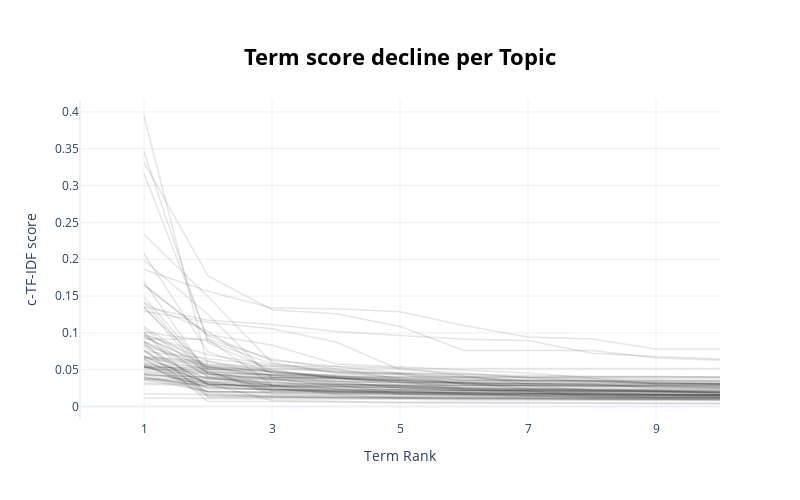

Write notebook code for a chart like this one.
### Markdown cell above
#### 4. (Bonus) By default, BERTopic extracts single keywords. Play with the model to extract bigrams or more. See if you can go deeper in your analysis.

### Code cell
topic_model.visualize_term_rank()

### Figure 1 — Plotly figure (JSON) as saved in the notebook; plotly's stock layout.template omitted (floating-point values rounded to 4 significant figures)
{"data": [{"hovertext": "<b>Topic -1</b>:the_to_and_of_is_user_for_maga_in_", "line": {"color": "black", "width": 1.5}, "mode": "lines+lines", "name": "", "opacity": 0.1, "type": "scatter", "x": [1, 2, 3, 4, 5, 6, 7, 8, 9, 10], "y": [0.01153, 0.01065, 0.01014, 0.01001, 0.009976, 0.00868, 0.008675, 0.008618, 0.008479, 0.008291]}, {"hovertext": "<b>Topic 0</b>:she_you_is_he_are_user_so_her_my_an", "line": {"color": "black", "width": 1.5}, "mode": "lines+lines", "name": "", "opacity": 0.1, "type": "scatter", "x": [1, 2, 3, 4, 5, 6, 7, 8, 9, 10], "y": [0.01737, 0.01619, 0.01558, 0.01446, 0.01264, 0.01199, 0.01015, 0.009845, 0.009782, 0.009358]}, {"hovertext": "<b>Topic 1</b>:gun_control_guns_laws_the_to_about_", "line": {"color": "black", "width": 1.5}, "mode": "lines+lines", "name": "", "opacity": 0.1, "type": "scatter", "x": [1, 2, 3, 4, 5, 6, 7, 8, 9, 10], "y": [0.05348, 0.0487, 0.01611, 0.01528, 0.01143, 0.01031, 0.01024, 0.009962, 0.009428, 0.009119]}, {"hovertext": "<b>Topic 2</b>:liberals_they_user_their_the_are_li", "line": {"color": "black", "width": 1.5}, "mode": "lines+lines", "name": "", "opacity": 0.1, "type": "scatter", "x": [1, 2, 3, 4, 5, 6, 7, 8, 9, 10], "y": [0.06391, 0.01587, 0.0127, 0.01189, 0.01181, 0.01101, 0.01094, 0.01048, 0.009968, 0.009391]}, {"hovertext": "<b>Topic 3</b>:antifa_user_they_your_to_you_of_the", "line": {"color": "black", "width": 1.5}, "mode": "lines+lines", "name": "", "opacity": 0.1, "type": "scatter", "x": [1, 2, 3, 4, 5, 6, 7, 8, 9, 10], "y": [0.08647, 0.01271, 0.01222, 0.01144, 0.01116, 0.01028, 0.009995, 0.009477, 0.009347, 0.009222]}, {"hovertext": "<b>Topic 4</b>:conservatives_they_the_and_are_cons", "line": {"color": "black", "width": 1.5}, "mode": "lines+lines", "name": "", "opacity": 0.1, "type": "scatter", "x": [1, 2, 3, 4, 5, 6, 7, 8, 9, 10], "y": [0.0592, 0.01328, 0.0125, 0.01223, 0.01168, 0.01139, 0.0113, 0.0107, 0.01064, 0.01031]}, {"hovertext": "<b>Topic 5</b>:kavanaugh_maga_judge_vote_to_ford_w", "line": {"color": "black", "width": 1.5}, "mode": "lines+lines", "name": "", "opacity": 0.1, "type": "scatter", "x": [1, 2, 3, 4, 5, 6, 7, 8, 9, 10], "y": [0.07658, 0.01857, 0.01396, 0.01172, 0.01153, 0.01135, 0.01115, 0.01096, 0.01076, 0.01073]}, {"hovertext": "<b>Topic 6</b>:brexit_uk_tories_eu_labour_the_tory", "line": {"color": "black", "width": 1.5}, "mode": "lines+lines", "name": "", "opacity": 0.1, "type": "scatter", "x": [1, 2, 3, 4, 5, 6, 7, 8, 9, 10], "y": [0.04011, 0.02619, 0.02306, 0.02251, 0.02171, 0.01778, 0.01692, 0.01664, 0.01258, 0.01214]}, {"hovertext": "<b>Topic 7</b>:user_treph_follow_gt_you_lt_followi", "line": {"color": "black", "width": 1.5}, "mode": "lines+lines", "name": "", "opacity": 0.1, "type": "scatter", "x": [1, 2, 3, 4, 5, 6, 7, 8, 9, 10], "y": [0.07707, 0.006936, 0.006684, 0.005448, 0.005147, 0.004864, 0.004066, 0.003988, 0.003821, 0.003376]}, {"hovertext": "<b>Topic 8</b>:canada_trudeau_liberals_ndp_canadia", "line": {"color": "black", "width": 1.5}, "mode": "lines+lines", "name": "", "opacity": 0.1, "type": "scatter", "x": [1, 2, 3, 4, 5, 6, 7, 8, 9, 10], "y": [0.04655, 0.04436, 0.02416, 0.0235, 0.02307, 0.02221, 0.02138, 0.01667, 0.01562, 0.01455]}, {"hovertext": "<b>Topic 9</b>:women_liberals_sexual_conservatives", "line": {"color": "black", "width": 1.5}, "mode": "lines+lines", "name": "", "opacity": 0.1, "type": "scatter", "x": [1, 2, 3, 4, 5, 6, 7, 8, 9, 10], "y": [0.04067, 0.01954, 0.01877, 0.01693, 0.01436, 0.01433, 0.01291, 0.01226, 0.01213, 0.01188]}, {"hovertext": "<b>Topic 10</b>:maga_qanon_they_whine_wwg1wga_on_u", "line": {"color": "black", "width": 1.5}, "mode": "lines+lines", "name": "", "opacity": 0.1, "type": "scatter", "x": [1, 2, 3, 4, 5, 6, 7, 8, 9, 10], "y": [0.1007, 0.01478, 0.01356, 0.01328, 0.01248, 0.01197, 0.01178, 0.01152, 0.01146, 0.01136]}, {"hovertext": "<b>Topic 11</b>:president_trump_he_donald_is_moore", "line": {"color": "black", "width": 1.5}, "mode": "lines+lines", "name": "", "opacity": 0.1, "type": "scatter", "x": [1, 2, 3, 4, 5, 6, 7, 8, 9, 10], "y": [0.05128, 0.04569, 0.02787, 0.02314, 0.01657, 0.01389, 0.01278, 0.01186, 0.01138, 0.01109]}, {"hovertext": "<b>Topic 12</b>:racist_black_white_race_people_col", "line": {"color": "black", "width": 1.5}, "mode": "lines+lines", "name": "", "opacity": 0.1, "type": "scatter", "x": [1, 2, 3, 4, 5, 6, 7, 8, 9, 10], "y": [0.04389, 0.03972, 0.0369, 0.0298, 0.01748, 0.01642, 0.01398, 0.01356, 0.01202, 0.01169]}, {"hovertext": "<b>Topic 13</b>:nfl_football_he_game_the_players_y", "line": {"color": "black", "width": 1.5}, "mode": "lines+lines", "name": "", "opacity": 0.1, "type": "scatter", "x": [1, 2, 3, 4, 5, 6, 7, 8, 9, 10], "y": [0.08143, 0.03046, 0.02514, 0.0169, 0.01676, 0.01661, 0.01436, 0.01386, 0.01326, 0.01262]}, {"hovertext": "<b>Topic 14</b>:lying_she_liar_her_lie_is_lies_pai", "line": {"color": "black", "width": 1.5}, "mode": "lines+lines", "name": "", "opacity": 0.1, "type": "scatter", "x": [1, 2, 3, 4, 5, 6, 7, 8, 9, 10], "y": [0.04243, 0.03993, 0.0282, 0.02039, 0.01955, 0.01943, 0.01506, 0.01185, 0.01171, 0.01142]}, {"hovertext": "<b>Topic 15</b>:god_religion_hero_user_christian_h", "line": {"color": "black", "width": 1.5}, "mode": "lines+lines", "name": "", "opacity": 0.1, "type": "scatter", "x": [1, 2, 3, 4, 5, 6, 7, 8, 9, 10], "y": [0.06394, 0.0237, 0.02297, 0.0213, 0.02072, 0.01672, 0.01606, 0.01583, 0.01582, 0.01493]}, {"hovertext": "<b>Topic 16</b>:antifa_violence_far_left_democrats", "line": {"color": "black", "width": 1.5}, "mode": "lines+lines", "name": "", "opacity": 0.1, "type": "scatter", "x": [1, 2, 3, 4, 5, 6, 7, 8, 9, 10], "y": [0.05437, 0.02523, 0.02261, 0.01978, 0.01915, 0.01709, 0.01643, 0.01633, 0.01534, 0.01424]}, {"hovertext": "<b>Topic 17</b>:nazis_antifa_fascist_fascism_anti_", "line": {"color": "black", "width": 1.5}, "mode": "lines+lines", "name": "", "opacity": 0.1, "type": "scatter", "x": [1, 2, 3, 4, 5, 6, 7, 8, 9, 10], "y": [0.05279, 0.04441, 0.0369, 0.03085, 0.02822, 0.02492, 0.02104, 0.01339, 0.01334, 0.01322]}, {"hovertext": "<b>Topic 18</b>:holder_prison_jail_eric_should_be_", "line": {"color": "black", "width": 1.5}, "mode": "lines+lines", "name": "", "opacity": 0.1, "type": "scatter", "x": [1, 2, 3, 4, 5, 6, 7, 8, 9, 10], "y": [0.05795, 0.05408, 0.04204, 0.03239, 0.0258, 0.02316, 0.01829, 0.01708, 0.01638, 0.01565]}, {"hovertext": "<b>Topic 19</b>:bitch_bitches_bad_me_popped_bitchi", "line": {"color": "black", "width": 1.5}, "mode": "lines+lines", "name": "", "opacity": 0.1, "type": "scatter", "x": [1, 2, 3, 4, 5, 6, 7, 8, 9, 10], "y": [0.3164, 0.09147, 0.02896, 0.02717, 0.02573, 0.02573, 0.02385, 0.02277, 0.02247, 0.02211]}, {"hovertext": "<b>Topic 20</b>:patriots_user_maga_following_follo", "line": {"color": "black", "width": 1.5}, "mode": "lines+lines", "name": "", "opacity": 0.1, "type": "scatter", "x": [1, 2, 3, 4, 5, 6, 7, 8, 9, 10], "y": [0.0658, 0.05551, 0.04704, 0.03813, 0.03526, 0.03263, 0.02355, 0.01963, 0.01848, 0.01753]}, {"hovertext": "<b>Topic 21</b>:obama_he_president_trump_was_bitte", "line": {"color": "black", "width": 1.5}, "mode": "lines+lines", "name": "", "opacity": 0.1, "type": "scatter", "x": [1, 2, 3, 4, 5, 6, 7, 8, 9, 10], "y": [0.08426, 0.02889, 0.02577, 0.01762, 0.01623, 0.01606, 0.01549, 0.0147, 0.01381, 0.01373]}, {"hovertext": "<b>Topic 22</b>:user_antifa_disabled_fight_dresses", "line": {"color": "black", "width": 1.5}, "mode": "lines+lines", "name": "", "opacity": 0.1, "type": "scatter", "x": [1, 2, 3, 4, 5, 6, 7, 8, 9, 10], "y": [0.06793, 0.03083, 0.008286, 0.007082, 0.005828, 0.005663, 0.005431, 0.005298, 0.005039, 0.0049]}, {"hovertext": "<b>Topic 23</b>:pope_catholic_church_satan_francis", "line": {"color": "black", "width": 1.5}, "mode": "lines+lines", "name": "", "opacity": 0.1, "type": "scatter", "x": [1, 2, 3, 4, 5, 6, 7, 8, 9, 10], "y": [0.1424, 0.04381, 0.04321, 0.04093, 0.03564, 0.02543, 0.02395, 0.02308, 0.02212, 0.01798]}, {"hovertext": "<b>Topic 24</b>:nigga_niggas_nigger_ehen_dey_ass_s", "line": {"color": "black", "width": 1.5}, "mode": "lines+lines", "name": "", "opacity": 0.1, "type": "scatter", "x": [1, 2, 3, 4, 5, 6, 7, 8, 9, 10], "y": [0.1987, 0.125, 0.03839, 0.02708, 0.02559, 0.02213, 0.02173, 0.02026, 0.02021, 0.01883]}, {"hovertext": "<b>Topic 25</b>:serena_tennis_her_she_williams_was", "line": {"color": "black", "width": 1.5}, "mode": "lines+lines", "name": "", "opacity": 0.1, "type": "scatter", "x": [1, 2, 3, 4, 5, 6, 7, 8, 9, 10], "y": [0.08862, 0.05094, 0.03684, 0.03403, 0.0339, 0.0227, 0.02233, 0.02103, 0.02029, 0.01961]}, {"hovertext": "<b>Topic 26</b>:housing_affordable_associations_so", "line": {"color": "black", "width": 1.5}, "mode": "lines+lines", "name": "", "opacity": 0.1, "type": "scatter", "x": [1, 2, 3, 4, 5, 6, 7, 8, 9, 10], "y": [0.09715, 0.03969, 0.03933, 0.03381, 0.03212, 0.03115, 0.03059, 0.02913, 0.02854, 0.02809]}, {"hovertext": "<b>Topic 27</b>:maga_trump_trump2020_wwg1wga_monda", "line": {"color": "black", "width": 1.5}, "mode": "lines+lines", "name": "", "opacity": 0.1, "type": "scatter", "x": [1, 2, 3, 4, 5, 6, 7, 8, 9, 10], "y": [0.09527, 0.05361, 0.03969, 0.03842, 0.03552, 0.03213, 0.0312, 0.02992, 0.02586, 0.02527]}, {"hovertext": "<b>Topic 28</b>:he_his_him_catcher_sox_option_seas", "line": {"color": "black", "width": 1.5}, "mode": "lines+lines", "name": "", "opacity": 0.1, "type": "scatter", "x": [1, 2, 3, 4, 5, 6, 7, 8, 9, 10], "y": [0.03669, 0.02032, 0.01981, 0.01939, 0.01939, 0.01922, 0.01865, 0.01843, 0.01668, 0.01604]}, {"hovertext": "<b>Topic 29</b>:soros_antifa_terrorist_george_grou", "line": {"color": "black", "width": 1.5}, "mode": "lines+lines", "name": "", "opacity": 0.1, "type": "scatter", "x": [1, 2, 3, 4, 5, 6, 7, 8, 9, 10], "y": [0.1482, 0.04811, 0.02063, 0.01977, 0.01656, 0.01622, 0.01622, 0.01568, 0.01495, 0.01477]}, {"hovertext": "<b>Topic 30</b>:court_guilty_proven_innocent_judge", "line": {"color": "black", "width": 1.5}, "mode": "lines+lines", "name": "", "opacity": 0.1, "type": "scatter", "x": [1, 2, 3, 4, 5, 6, 7, 8, 9, 10], "y": [0.03525, 0.03238, 0.02999, 0.02939, 0.02746, 0.02472, 0.02341, 0.02163, 0.02003, 0.01879]}, {"hovertext": "<b>Topic 31</b>:liberals_zero_how_minute_lie_and_u", "line": {"color": "black", "width": 1.5}, "mode": "lines+lines", "name": "", "opacity": 0.1, "type": "scatter", "x": [1, 2, 3, 4, 5, 6, 7, 8, 9, 10], "y": [0.04393, 0.02082, 0.01802, 0.01778, 0.0168, 0.01557, 0.01448, 0.01436, 0.01417, 0.01357]}, {"hovertext": "<b>Topic 32</b>:kkk_beating_antifa_hoods_strangers", "line": {"color": "black", "width": 1.5}, "mode": "lines+lines", "name": "", "opacity": 0.1, "type": "scatter", "x": [1, 2, 3, 4, 5, 6, 7, 8, 9, 10], "y": [0.07433, 0.03746, 0.03699, 0.03664, 0.03611, 0.03326, 0.03089, 0.03004, 0.0252, 0.02518]}, {"hovertext": "<b>Topic 33</b>:kag_maga_qanon_wwg1wga_krav_qarmy_", "line": {"color": "black", "width": 1.5}, "mode": "lines+lines", "name": "", "opacity": 0.1, "type": "scatter", "x": [1, 2, 3, 4, 5, 6, 7, 8, 9, 10], "y": [0.1292, 0.1143, 0.1056, 0.08756, 0.05001, 0.04546, 0.0393, 0.03807, 0.03091, 0.03031]}, {"hovertext": "<b>Topic 34</b>:abortion_babies_metoo_women_aborti", "line": {"color": "black", "width": 1.5}, "mode": "lines+lines", "name": "", "opacity": 0.1, "type": "scatter", "x": [1, 2, 3, 4, 5, 6, 7, 8, 9, 10], "y": [0.06847, 0.03028, 0.02723, 0.02691, 0.02567, 0.02166, 0.01976, 0.01826, 0.01739, 0.01631]}, {"hovertext": "<b>Topic 35</b>:mueller_trump_ashwariya_vote_hire_", "line": {"color": "black", "width": 1.5}, "mode": "lines+lines", "name": "", "opacity": 0.1, "type": "scatter", "x": [1, 2, 3, 4, 5, 6, 7, 8, 9, 10], "y": [0.05383, 0.03441, 0.0228, 0.02023, 0.02003, 0.01893, 0.01797, 0.01792, 0.01608, 0.01608]}, {"hovertext": "<b>Topic 36</b>:antifa_violence_war_afd_groups_con", "line": {"color": "black", "width": 1.5}, "mode": "lines+lines", "name": "", "opacity": 0.1, "type": "scatter", "x": [1, 2, 3, 4, 5, 6, 7, 8, 9, 10], "y": [0.0609, 0.0327, 0.02256, 0.0212, 0.01961, 0.01921, 0.01856, 0.0163, 0.01561, 0.01512]}, {"hovertext": "<b>Topic 37</b>:puerto_rico_rican_hurricane_died_m", "line": {"color": "black", "width": 1.5}, "mode": "lines+lines", "name": "", "opacity": 0.1, "type": "scatter", "x": [1, 2, 3, 4, 5, 6, 7, 8, 9, 10], "y": [0.14, 0.1022, 0.04415, 0.03983, 0.03862, 0.0307, 0.02619, 0.02286, 0.02153, 0.02028]}, {"hovertext": "<b>Topic 38</b>:cnn_network_trusted_democrat_liber", "line": {"color": "black", "width": 1.5}, "mode": "lines+lines", "name": "", "opacity": 0.1, "type": "scatter", "x": [1, 2, 3, 4, 5, 6, 7, 8, 9, 10], "y": [0.04968, 0.0267, 0.02311, 0.02163, 0.02161, 0.02145, 0.02145, 0.02138, 0.02027, 0.01649]}, {"hovertext": "<b>Topic 39</b>:emmys_republican_india_unfunny_war", "line": {"color": "black", "width": 1.5}, "mode": "lines+lines", "name": "", "opacity": 0.1, "type": "scatter", "x": [1, 2, 3, 4, 5, 6, 7, 8, 9, 10], "y": [0.04541, 0.03044, 0.02781, 0.01936, 0.01936, 0.0183, 0.01788, 0.01474, 0.01467, 0.01427]}, {"hovertext": "<b>Topic 40</b>:maga_trump_babes_2020_give_take_1p", "line": {"color": "black", "width": 1.5}, "mode": "lines+lines", "name": "", "opacity": 0.1, "type": "scatter", "x": [1, 2, 3, 4, 5, 6, 7, 8, 9, 10], "y": [0.2074, 0.07403, 0.04573, 0.04069, 0.0405, 0.0405, 0.0405, 0.0405, 0.0405, 0.0405]}, {"hovertext": "<b>Topic 41</b>:antifa_domestic_terrorist_terroris", "line": {"color": "black", "width": 1.5}, "mode": "lines+lines", "name": "", "opacity": 0.1, "type": "scatter", "x": [1, 2, 3, 4, 5, 6, 7, 8, 9, 10], "y": [0.05314, 0.05262, 0.05084, 0.04792, 0.04391, 0.02997, 0.02818, 0.02206, 0.02084, 0.01998]}, {"hovertext": "<b>Topic 42</b>:texas_conservatives_democrats_yes_", "line": {"color": "black", "width": 1.5}, "mode": "lines+lines", "name": "", "opacity": 0.1, "type": "scatter", "x": [1, 2, 3, 4, 5, 6, 7, 8, 9, 10], "y": [0.05503, 0.03769, 0.03425, 0.02383, 0.0235, 0.02268, 0.02174, 0.02015, 0.01995, 0.01949]}, {"hovertext": "<b>Topic 43</b>:she_home_police_her_inciting_accou", "line": {"color": "black", "width": 1.5}, "mode": "lines+lines", "name": "", "opacity": 0.1, "type": "scatter", "x": [1, 2, 3, 4, 5, 6, 7, 8, 9, 10], "y": [0.03871, 0.02812, 0.02154, 0.02011, 0.0197, 0.01757, 0.01703, 0.0165, 0.0165, 0.01595]}, {"hovertext": "<b>Topic 44</b>:her_she_woman_threats_said_council", "line": {"color": "black", "width": 1.5}, "mode": "lines+lines", "name": "", "opacity": 0.1, "type": "scatter", "x": [1, 2, 3, 4, 5, 6, 7, 8, 9, 10], "y": [0.02997, 0.02884, 0.02857, 0.02458, 0.01821, 0.01782, 0.01709, 0.0167, 0.01633, 0.01622]}, {"hovertext": "<b>Topic 45</b>:kerry_tommy_rat_woodward_sources_n", "line": {"color": "black", "width": 1.5}, "mode": "lines+lines", "name": "", "opacity": 0.1, "type": "scatter", "x": [1, 2, 3, 4, 5, 6, 7, 8, 9, 10], "y": [0.05681, 0.02047, 0.01979, 0.01835, 0.01799, 0.01755, 0.01739, 0.01711, 0.01664, 0.01643]}, {"hovertext": "<b>Topic 46</b>:superman_batman_films_pic_steel_da", "line": {"color": "black", "width": 1.5}, "mode": "lines+lines", "name": "", "opacity": 0.1, "type": "scatter", "x": [1, 2, 3, 4, 5, 6, 7, 8, 9, 10], "y": [0.1056, 0.04525, 0.0354, 0.03373, 0.03188, 0.02836, 0.02497, 0.02497, 0.0236, 0.0236]}, {"hovertext": "<b>Topic 47</b>:maga_thank_president_usa_rbg_bless", "line": {"color": "black", "width": 1.5}, "mode": "lines+lines", "name": "", "opacity": 0.1, "type": "scatter", "x": [1, 2, 3, 4, 5, 6, 7, 8, 9, 10], "y": [0.09681, 0.0704, 0.05666, 0.04699, 0.04398, 0.04095, 0.03054, 0.02894, 0.02871, 0.02602]}, {"hovertext": "<b>Topic 48</b>:jesus_arguing_rule_democrats_conse", "line": {"color": "black", "width": 1.5}, "mode": "lines+lines", "name": "", "opacity": 0.1, "type": "scatter", "x": [1, 2, 3, 4, 5, 6, 7, 8, 9, 10], "y": [0.04384, 0.03444, 0.03288, 0.02947, 0.02767, 0.02432, 0.02373, 0.02346, 0.0232, 0.0232]}, {"hovertext": "<b>Topic 49</b>:ernie_bert_gay_minds_snuffy_bluewa", "line": {"color": "black", "width": 1.5}, "mode": "lines+lines", "name": "", "opacity": 0.1, "type": "scatter", "x": [1, 2, 3, 4, 5, 6, 7, 8, 9, 10], "y": [0.03769, 0.03769, 0.02919, 0.02367, 0.0227, 0.02145, 0.02145, 0.02139, 0.02057, 0.02025]}, {"hovertext": "<b>Topic 50</b>:bono_u2_asshole_his_tax_dublin_inc", "line": {"color": "black", "width": 1.5}, "mode": "lines+lines", "name": "", "opacity": 0.1, "type": "scatter", "x": [1, 2, 3, 4, 5, 6, 7, 8, 9, 10], "y": [0.3945, 0.05417, 0.04221, 0.03931, 0.03271, 0.03136, 0.03136, 0.03136, 0.03136, 0.03136]}, {"hovertext": "<b>Topic 51</b>:iran_kerry_his_he_transparent_feel", "line": {"color": "black", "width": 1.5}, "mode": "lines+lines", "name": "", "opacity": 0.1, "type": "scatter", "x": [1, 2, 3, 4, 5, 6, 7, 8, 9, 10], "y": [0.06633, 0.05039, 0.02886, 0.0275, 0.02279, 0.02095, 0.0204, 0.01913, 0.01895, 0.01892]}, {"hovertext": "<b>Topic 52</b>:birthday_happy_현재_ka_landon_hope_d", "line": {"color": "black", "width": 1.5}, "mode": "lines+lines", "name": "", "opacity": 0.1, "type": "scatter", "x": [1, 2, 3, 4, 5, 6, 7, 8, 9, 10], "y": [0.234, 0.1491, 0.05955, 0.04533, 0.04533, 0.04371, 0.03924, 0.0374, 0.03473, 0.03373]}, {"hovertext": "<b>Topic 53</b>:levi_levistrauss_jeans_takes_sanfr", "line": {"color": "black", "width": 1.5}, "mode": "lines+lines", "name": "", "opacity": 0.1, "type": "scatter", "x": [1, 2, 3, 4, 5, 6, 7, 8, 9, 10], "y": [0.1645, 0.09745, 0.08356, 0.05777, 0.0541, 0.04912, 0.04548, 0.03866, 0.03817, 0.03751]}, {"hovertext": "<b>Topic 54</b>:nra_unethical_research_calls_blame", "line": {"color": "black", "width": 1.5}, "mode": "lines+lines", "name": "", "opacity": 0.1, "type": "scatter", "x": [1, 2, 3, 4, 5, 6, 7, 8, 9, 10], "y": [0.186, 0.1566, 0.1337, 0.1328, 0.1286, 0.11, 0.09431, 0.09165, 0.07806, 0.07806]}, {"hovertext": "<b>Topic 55</b>:antifa_shirts_changed_protests_and", "line": {"color": "black", "width": 1.5}, "mode": "lines+lines", "name": "", "opacity": 0.1, "type": "scatter", "x": [1, 2, 3, 4, 5, 6, 7, 8, 9, 10], "y": [0.05639, 0.04717, 0.04326, 0.03538, 0.025, 0.02367, 0.0225, 0.02226, 0.02168, 0.02108]}, {"hovertext": "<b>Topic 56</b>:loan_conservatives_student_roseann", "line": {"color": "black", "width": 1.5}, "mode": "lines+lines", "name": "", "opacity": 0.1, "type": "scatter", "x": [1, 2, 3, 4, 5, 6, 7, 8, 9, 10], "y": [0.03739, 0.03373, 0.02995, 0.02929, 0.02929, 0.02929, 0.02916, 0.02768, 0.02768, 0.02768]}, {"hovertext": "<b>Topic 57</b>:blocked_me_scraping_blocklists_inc", "line": {"color": "black", "width": 1.5}, "mode": "lines+lines", "name": "", "opacity": 0.1, "type": "scatter", "x": [1, 2, 3, 4, 5, 6, 7, 8, 9, 10], "y": [0.1693, 0.04328, 0.03857, 0.03857, 0.03857, 0.03857, 0.03494, 0.03378, 0.03282, 0.03132]}, {"hovertext": "<b>Topic 58</b>:resign_malam_hell_immediately_govt", "line": {"color": "black", "width": 1.5}, "mode": "lines+lines", "name": "", "opacity": 0.1, "type": "scatter", "x": [1, 2, 3, 4, 5, 6, 7, 8, 9, 10], "y": [0.1357, 0.03982, 0.03142, 0.03113, 0.02895, 0.02453, 0.02261, 0.02178, 0.02178, 0.02178]}, {"hovertext": "<b>Topic 59</b>:maga_plants_keepamericagreat_ameri", "line": {"color": "black", "width": 1.5}, "mode": "lines+lines", "name": "", "opacity": 0.1, "type": "scatter", "x": [1, 2, 3, 4, 5, 6, 7, 8, 9, 10], "y": [0.06442, 0.03787, 0.03223, 0.03015, 0.02933, 0.02912, 0.02868, 0.02721, 0.02703, 0.02493]}, {"hovertext": "<b>Topic 60</b>:list_account_names_twitter_lists_p", "line": {"color": "black", "width": 1.5}, "mode": "lines+lines", "name": "", "opacity": 0.1, "type": "scatter", "x": [1, 2, 3, 4, 5, 6, 7, 8, 9, 10], "y": [0.135, 0.1171, 0.1113, 0.1019, 0.0965, 0.09134, 0.08953, 0.07221, 0.06804, 0.06463]}, {"hovertext": "<b>Topic 61</b>:news_fake_journalistic_journalists", "line": {"color": "black", "width": 1.5}, "mode": "lines+lines", "name": "", "opacity": 0.1, "type": "scatter", "x": [1, 2, 3, 4, 5, 6, 7, 8, 9, 10], "y": [0.1012, 0.08897, 0.05803, 0.04926, 0.04499, 0.03504, 0.03504, 0.03504, 0.03504, 0.03504]}, {"hovertext": "<b>Topic 62</b>:nike_kaepernick_boycottnike_buying", "line": {"color": "black", "width": 1.5}, "mode": "lines+lines", "name": "", "opacity": 0.1, "type": "scatter", "x": [1, 2, 3, 4, 5, 6, 7, 8, 9, 10], "y": [0.3457, 0.08656, 0.04925, 0.03819, 0.0342, 0.03332, 0.03204, 0.03165, 0.03102, 0.02974]}, {"hovertext": "<b>Topic 63</b>:liberals_cillizza_insist_millionai", "line": {"color": "black", "width": 1.5}, "mode": "lines+lines", "name": "", "opacity": 0.1, "type": "scatter", "x": [1, 2, 3, 4, 5, 6, 7, 8, 9, 10], "y": [0.03145, 0.03121, 0.02656, 0.02656, 0.0257, 0.024, 0.02083, 0.02005, 0.01913, 0.0189]}, {"hovertext": "<b>Topic 64</b>:carrey_dubakoor_actor_powerful_wom", "line": {"color": "black", "width": 1.5}, "mode": "lines+lines", "name": "", "opacity": 0.1, "type": "scatter", "x": [1, 2, 3, 4, 5, 6, 7, 8, 9, 10], "y": [0.1084, 0.05224, 0.04017, 0.03847, 0.03252, 0.03185, 0.02858, 0.02858, 0.02858, 0.02858]}, {"hovertext": "<b>Topic 65</b>:book_read_books_loves_con_story_se", "line": {"color": "black", "width": 1.5}, "mode": "lines+lines", "name": "", "opacity": 0.1, "type": "scatter", "x": [1, 2, 3, 4, 5, 6, 7, 8, 9, 10], "y": [0.06774, 0.05783, 0.05444, 0.04654, 0.03871, 0.03851, 0.03629, 0.0352, 0.03245, 0.0307]}, {"hovertext": "<b>Topic 66</b>:crook_weed_he_victim_home_had_murd", "line": {"color": "black", "width": 1.5}, "mode": "lines+lines", "name": "", "opacity": 0.1, "type": "scatter", "x": [1, 2, 3, 4, 5, 6, 7, 8, 9, 10], "y": [0.09896, 0.06167, 0.04701, 0.04176, 0.03698, 0.03567, 0.03519, 0.03489, 0.03079, 0.03012]}, {"hovertext": "<b>Topic 67</b>:guilty_innocent_rape_jury_swapping", "line": {"color": "black", "width": 1.5}, "mode": "lines+lines", "name": "", "opacity": 0.1, "type": "scatter", "x": [1, 2, 3, 4, 5, 6, 7, 8, 9, 10], "y": [0.07502, 0.06486, 0.05506, 0.0543, 0.04547, 0.04331, 0.04178, 0.0412, 0.0412, 0.03982]}, {"hovertext": "<b>Topic 68</b>:beto_cruz_willie_texas_ted_rourke_", "line": {"color": "black", "width": 1.5}, "mode": "lines+lines", "name": "", "opacity": 0.1, "type": "scatter", "x": [1, 2, 3, 4, 5, 6, 7, 8, 9, 10], "y": [0.1656, 0.09629, 0.06243, 0.0545, 0.05249, 0.04162, 0.03338, 0.03304, 0.03239, 0.03103]}, {"hovertext": "<b>Topic 69</b>:russian_russia_stalin_collusion_sa", "line": {"color": "black", "width": 1.5}, "mode": "lines+lines", "name": "", "opacity": 0.1, "type": "scatter", "x": [1, 2, 3, 4, 5, 6, 7, 8, 9, 10], "y": [0.05485, 0.05098, 0.0492, 0.03886, 0.02848, 0.02848, 0.02848, 0.02848, 0.02848, 0.02848]}, {"hovertext": "<b>Topic 70</b>:mosotho_character_umuntu_unculture", "line": {"color": "black", "width": 1.5}, "mode": "lines+lines", "name": "", "opacity": 0.1, "type": "scatter", "x": [1, 2, 3, 4, 5, 6, 7, 8, 9, 10], "y": [0.09444, 0.05588, 0.05166, 0.05166, 0.05166, 0.05166, 0.05166, 0.05166, 0.05166, 0.05166]}, {"hovertext": "<b>Topic 71</b>:flake_snow_buh_melting_snowflake_i", "line": {"color": "black", "width": 1.5}, "mode": "lines+lines", "name": "", "opacity": 0.1, "type": "scatter", "x": [1, 2, 3, 4, 5, 6, 7, 8, 9, 10], "y": [0.3316, 0.1774, 0.1313, 0.1259, 0.1087, 0.07603, 0.07603, 0.07603, 0.06575, 0.06296]}, {"hovertext": "<b>Topic 72</b>:maga_swamp_ellison_these_jail_evid", "line": {"color": "black", "width": 1.5}, "mode": "lines+lines", "name": "", "opacity": 0.1, "type": "scatter", "x": [1, 2, 3, 4, 5, 6, 7, 8, 9, 10], "y": [0.06757, 0.06111, 0.04184, 0.04081, 0.03574, 0.03502, 0.03485, 0.03358, 0.03358, 0.03358]}, {"hovertext": "<b>Topic 73</b>:feinstein_dianne_she_liar_sen_desp", "line": {"color": "black", "width": 1.5}, "mode": "lines+lines", "name": "", "opacity": 0.1, "type": "scatter", "x": [1, 2, 3, 4, 5, 6, 7, 8, 9, 10], "y": [0.0874, 0.04189, 0.03928, 0.03864, 0.03478, 0.03123, 0.028, 0.02685, 0.02617, 0.02617]}, {"hovertext": "<b>Topic 74</b>:maga_definitely_pussygrabbing_evey", "line": {"color": "black", "width": 1.5}, "mode": "lines+lines", "name": "", "opacity": 0.1, "type": "scatter", "x": [1, 2, 3, 4, 5, 6, 7, 8, 9, 10], "y": [0.08765, 0.04636, 0.04356, 0.04356, 0.04356, 0.04015, 0.03982, 0.03982, 0.03982, 0.03982]}, {"hovertext": "<b>Topic 75</b>:she_could_vaporizes_demoncrats_tw3", "line": {"color": "black", "width": 1.5}, "mode": "lines+lines", "name": "", "opacity": 0.1, "type": "scatter", "x": [1, 2, 3, 4, 5, 6, 7, 8, 9, 10], "y": [0.05401, 0.03011, 0.02798, 0.02798, 0.02798, 0.02798, 0.02798, 0.02798, 0.02798, 0.02798]}, {"hovertext": "<b>Topic 76</b>:israel_antisemitism_israeli_intern", "line": {"color": "black", "width": 1.5}, "mode": "lines+lines", "name": "", "opacity": 0.1, "type": "scatter", "x": [1, 2, 3, 4, 5, 6, 7, 8, 9, 10], "y": [0.09177, 0.0916, 0.06462, 0.05144, 0.03742, 0.03634, 0.03535, 0.03535, 0.03535, 0.03535]}, {"hovertext": "<b>Topic 77</b>:traitor_jfkjr_plane_user_showed_fa", "line": {"color": "black", "width": 1.5}, "mode": "lines+lines", "name": "", "opacity": 0.1, "type": "scatter", "x": [1, 2, 3, 4, 5, 6, 7, 8, 9, 10], "y": [0.08336, 0.05417, 0.04759, 0.04138, 0.04071, 0.03981, 0.03871, 0.0345, 0.03136, 0.03136]}, {"hovertext": "<b>Topic 78</b>:economy_hispanics_trump_jobs_ever_", "line": {"color": "black", "width": 1.5}, "mode": "lines+lines", "name": "", "opacity": 0.1, "type": "scatter", "x": [1, 2, 3, 4, 5, 6, 7, 8, 9, 10], "y": [0.1339, 0.05125, 0.04661, 0.03939, 0.03294, 0.03235, 0.03072, 0.0303, 0.02992, 0.02992]}], "layout": {"height": 500, "hoverlabel": {"bgcolor": "white", "font": {"family": "Rockwell", "size": 16}}, "showlegend": false, "title": {"font": {"color": "Black", "size": 22}, "text": "<b>Term score decline per Topic</b>", "x": 0.5, "xanchor": "center", "y": 0.9, "yanchor": "top"}, "width": 800, "xaxis": {"dtick": 2, "range": [0, 10], "tick0": 1, "title": {"text": "Term Rank"}}, "yaxis": {"title": {"text": "c-TF-IDF score"}}}}
